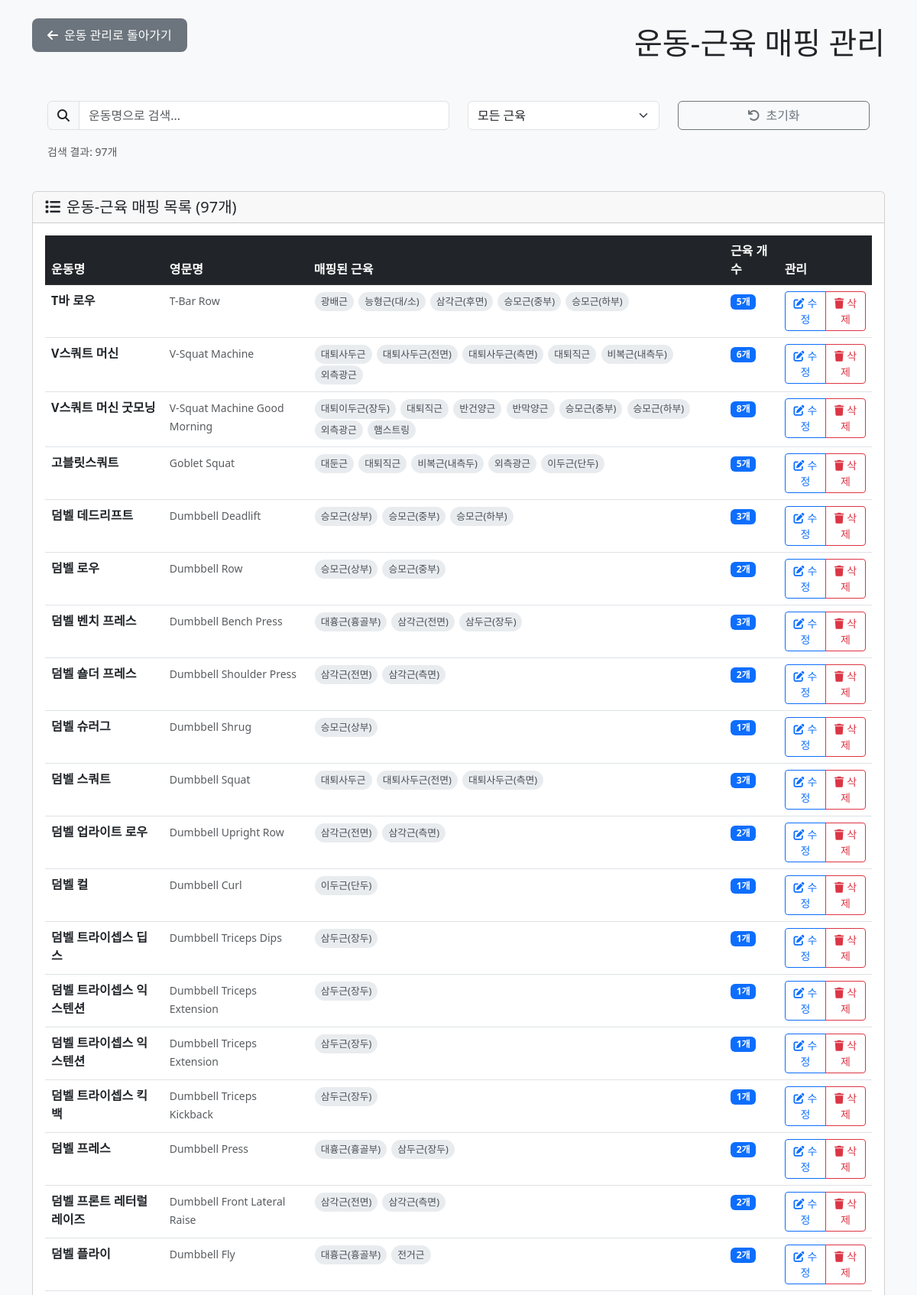
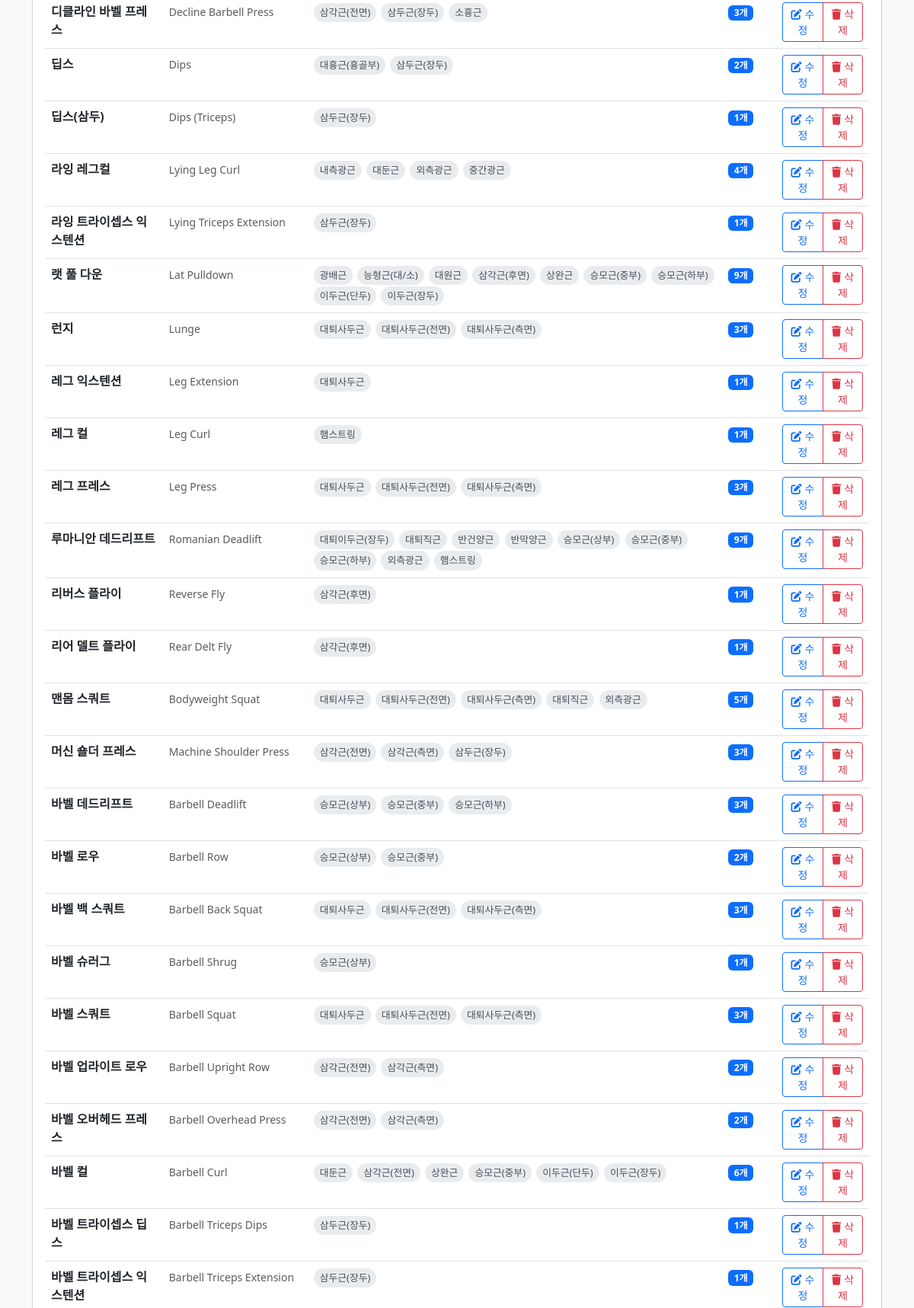
Screenshot of /admin/exercise_muscle_mapping.php (signed in, upper part) with the database file from the repository (2 pictures, top to bottom).
### tables this page shows
CREATE TABLE IF NOT EXISTS `m_exercise` (
  `ex_id` int(11) NOT NULL AUTO_INCREMENT,
  `name_kr` varchar(120) NOT NULL,
  `name_en` varchar(160) DEFAULT NULL,
  `equipment` varchar(60) DEFAULT NULL COMMENT 'Barbell/Dumbbell/Machine/Bodyweight',
  `equipment_kr` varchar(50) DEFAULT NULL COMMENT '장비명 (한글)',
  `angle` varchar(40) DEFAULT NULL COMMENT 'Flat/Incline/Decline 등',
  `angle_kr` varchar(50) DEFAULT NULL COMMENT '각도명 (한글)',
  `movement` varchar(40) DEFAULT NULL COMMENT 'Press/Pull/Extension/Curl 등',
  `movement_kr` varchar(50) DEFAULT NULL COMMENT '동작명 (한글)',
  `note` varchar(255) DEFAULT NULL,
  PRIMARY KEY (`ex_id`)
);

### admin/exercise_muscle_mapping.php (the view, shortened to what this page needs)
<?php
$pdo = getDB();
$exercises = [];
try {
    $stmt = $pdo->query("
        SELECT e.*,
               COUNT(em.muscle_code) as muscle_count,
               GROUP_CONCAT(DISTINCT m.name_kr ORDER BY m.name_kr SEPARATOR ', ') as muscle_names
        FROM m_exercise e
        LEFT JOIN m_exercise_muscle_target em ON e.ex_id = em.ex_id
        LEFT JOIN m_muscle m ON em.muscle_code = m.muscle_code
        GROUP BY e.ex_id
        ORDER BY e.name_kr
    ");
    $exercises = $stmt->fetchAll();
} catch (Exception $e) {
    $error = "운동 목록을 가져오는 중 오류가 발생했습니다: " . $e->getMessage();
}
?>
<!DOCTYPE html>
<html lang="ko">
<head>
    <link href="https://cdn.jsdelivr.net/npm/bootstrap@5.3.0/dist/css/bootstrap.min.css" rel="stylesheet">
    <link rel="stylesheet" href="https://cdnjs.cloudflare.com/ajax/libs/font-awesome/6.4.0/css/all.min.css">
</head>
<body class="bg-light">
    <div class="container mt-4">
        <div class="d-flex justify-content-between align-items-center mb-4">
            <a href="exercise_management.php" class="back-btn">
                <i class="fas fa-arrow-left me-2"></i>운동 관리로 돌아가기
            </a>
            <h1 class="mb-0">
                <i class="fas fa-muscle me-3"></i>운동-근육 매핑 관리
            </h1>
        </div>
        <div class="search-section">
            <div class="row">
                <div class="col-md-6">
                    <div class="input-group">
                        <span class="input-group-text"><i class="fas fa-search"></i></span>
                        <input type="text" class="form-control" id="searchInput" placeholder="운동명으로 검색...">
                    </div>
                </div>
                <div class="col-md-3">
                    <select class="form-select" id="muscleFilter">
                        <option value="">모든 근육</option>
                    </select>
                </div>
                <div class="col-md-3">
                    <button type="button" class="btn btn-outline-secondary w-100" onclick="resetFilters()">
                        <i class="fas fa-undo me-2"></i>초기화
                    </button>
                </div>
            </div>
            <div class="row mt-3">
                <div class="col-12">
                    <small class="text-muted">
                        검색 결과: <span id="resultCount"><?= count($exercises) ?></span>개
                    </small>
                </div>
            </div>
        </div>
        <div class="card">
            <div class="card-header">
                <h5 class="mb-0">
                    <i class="fas fa-list me-2"></i>운동-근육 매핑 목록 (<?= count($exercises) ?>개)
                </h5>
            </div>
            <div class="card-body">
                <div class="table-responsive">
                    <table class="table table-hover" id="exerciseTable">
                        <thead class="table-dark">
                            <tr>
                                <th>운동명</th>
                                <th>영문명</th>
                                <th>매핑된 근육</th>
                                <th>근육 개수</th>
                                <th>관리</th>
                            </tr>
                        </thead>
                        <tbody>
                            <?php foreach ($exercises as $exercise): ?>
                                <tr class="exercise-item"
                                    data-exercise-name="<?= htmlspecialchars($exercise['name_kr']) ?>"
                                    data-muscle-names="<?= htmlspecialchars($exercise['muscle_names'] ?? '') ?>">
                                    <td>
                                        <strong><?= htmlspecialchars($exercise['name_kr']) ?></strong>
                                    </td>
                                    <td>
                                        <small class="text-muted"><?= htmlspecialchars($exercise['name_en'] ?? '') ?></small>
                                    </td>
                                    <td>
                                        <?php if ($exercise['muscle_names']): ?>
                                            <div class="muscle-list">
                                                <?php
                                                $muscleArray = explode(', ', $exercise['muscle_names']);
                                                foreach ($muscleArray as $muscleName):
                                                ?>
                                                    <span class="muscle-badge"><?= htmlspecialchars(trim($muscleName)) ?></span>
                                                <?php endforeach; ?>
                                            </div>
                                        <?php else: ?>
                                            <span class="text-muted">매핑된 근육 없음</span>
                                        <?php endif; ?>
                                    </td>
                                    <td>
                                        <span class="badge bg-primary"><?= $exercise['muscle_count'] ?>개</span>
                                    </td>
                                    <td>
                                        <div class="btn-group" role="group">
                                            <button type="button" class="btn btn-sm btn-outline-primary"
                                                    onclick="editMapping(<?= $exercise['ex_id'] ?>, '<?= htmlspecialchars($exercise['name_kr']) ?>')">
                                                <i class="fas fa-edit me-1"></i>수정
                                            </button>
                                            <?php if ($exercise['muscle_count'] > 0): ?>
                                                <button type="button" class="btn btn-sm btn-outline-danger"
                                                        onclick="deleteMapping(<?= $exercise['ex_id'] ?>, '<?= htmlspecialchars($exercise['name_kr']) ?>')">
                                                    <i class="fas fa-trash me-1"></i>삭제
                                                </button>
                                            <?php endif; ?>
                                        </div>
                                    </td>
                                </tr>
                            <?php endforeach; ?>
                        </tbody>
                    </table>
                </div>
            </div>
        </div>
    </div>
</body>
</html>

### admin/exercise_muscle_mapping.php (style rules this page uses)
.muscle-badge { background: #e9ecef; color: #495057; padding: 3px 8px; border-radius: 15px; margin: 1px; display: inline-block; font-size: 0.8em; }
.back-btn { background: #6c757d; border: none; padding: 10px 20px; border-radius: 8px; color: white; text-decoration: none; display: inline-block; margin-bottom: 20px; }
.search-section { background: #f8f9fa; border-radius: 15px; padding: 20px; margin-bottom: 20px; }

### rows the page displays
m_exercise: name_kr "T바 로우", name_en "T-Bar Row", muscleName "광배근", muscleName "능형근(대/소)", muscleName "삼각근(후면)", muscleName "승모근(중부)", muscleName "승모근(하부)", muscle_count "5"
m_exercise: name_kr "V스쿼트 머신", name_en "V-Squat Machine", muscleName "대퇴사두근", muscleName "대퇴사두근(전면)", muscleName "대퇴사두근(측면)", muscleName "대퇴직근", muscleName "비복근(내측두)", muscleName "외측광근", muscle_count "6"
m_exercise: name_kr "V스쿼트 머신 굿모닝", name_en "V-Squat Machine Good Morning", muscleName "대퇴이두근(장두)", muscleName "대퇴직근", muscleName "반건양근", muscleName "반막양근", muscleName "승모근(중부)", muscleName "승모근(하부)", muscleName "외측광근", muscleName "햄스트링", muscle_count "8"
m_exercise: name_kr "고블릿스쿼트", name_en "Goblet Squat", muscleName "대둔근", muscleName "대퇴직근", muscleName "비복근(내측두)", muscleName "외측광근", muscleName "이두근(단두)", muscle_count "5"
m_exercise: name_kr "덤벨 데드리프트", name_en "Dumbbell Deadlift", muscleName "승모근(상부)", muscleName "승모근(중부)", muscleName "승모근(하부)", muscle_count "3"
m_exercise: name_kr "덤벨 로우", name_en "Dumbbell Row", muscleName "승모근(상부)", muscleName "승모근(중부)", muscle_count "2"
m_exercise: name_kr "덤벨 벤치 프레스", name_en "Dumbbell Bench Press", muscleName "대흉근(흉골부)", muscleName "삼각근(전면)", muscleName "삼두근(장두)", muscle_count "3"
m_exercise: name_kr "덤벨 숄더 프레스", name_en "Dumbbell Shoulder Press", muscleName "삼각근(전면)", muscleName "삼각근(측면)", muscle_count "2"
m_exercise: name_kr "덤벨 슈러그", name_en "Dumbbell Shrug", muscleName "승모근(상부)", muscle_count "1"
m_exercise: name_kr "덤벨 스쿼트", name_en "Dumbbell Squat", muscleName "대퇴사두근", muscleName "대퇴사두근(전면)", muscleName "대퇴사두근(측면)", muscle_count "3"
m_exercise: name_kr "덤벨 업라이트 로우", name_en "Dumbbell Upright Row", muscleName "삼각근(전면)", muscleName "삼각근(측면)", muscle_count "2"
m_exercise: name_kr "덤벨 컬", name_en "Dumbbell Curl", muscleName "이두근(단두)", muscle_count "1"
m_exercise: name_kr "덤벨 트라이셉스 딥스", name_en "Dumbbell Triceps Dips", muscleName "삼두근(장두)", muscle_count "1"
m_exercise: name_kr "덤벨 트라이셉스 익스텐션", name_en "Dumbbell Triceps Extension", muscleName "삼두근(장두)", muscle_count "1"
m_exercise: name_kr "덤벨 트라이셉스 익스텐션", name_en "Dumbbell Triceps Extension", muscleName "삼두근(장두)", muscle_count "1"
m_exercise: name_kr "덤벨 트라이셉스 킥백", name_en "Dumbbell Triceps Kickback", muscleName "삼두근(장두)", muscle_count "1"
m_exercise: name_kr "덤벨 프레스", name_en "Dumbbell Press", muscleName "대흉근(흉골부)", muscleName "삼두근(장두)", muscle_count "2"
m_exercise: name_kr "덤벨 프론트 레터럴 레이즈", name_en "Dumbbell Front Lateral Raise", muscleName "삼각근(전면)", muscleName "삼각근(측면)", muscle_count "2"
m_exercise: name_kr "덤벨 플라이", name_en "Dumbbell Fly", muscleName "대흉근(흉골부)", muscleName "전거근", muscle_count "2"
m_exercise: name_kr "디클라인 바벨 프레스", name_en "Decline Barbell Press", muscleName "삼각근(전면)", muscleName "삼두근(장두)", muscleName "소흉근", muscle_count "3"
m_exercise: name_kr "딥스", name_en "Dips", muscleName "대흉근(흉골부)", muscleName "삼두근(장두)", muscle_count "2"
m_exercise: name_kr "딥스(삼두)", name_en "Dips (Triceps)", muscleName "삼두근(장두)", muscle_count "1"
m_exercise: name_kr "라잉 레그컬", name_en "Lying Leg Curl", muscleName "내측광근", muscleName "대둔근", muscleName "외측광근", muscleName "중간광근", muscle_count "4"
m_exercise: name_kr "라잉 트라이셉스 익스텐션", name_en "Lying Triceps Extension", muscleName "삼두근(장두)", muscle_count "1"
m_exercise: name_kr "랫 풀 다운", name_en "Lat Pulldown", muscleName "광배근", muscleName "능형근(대/소)", muscleName "대원근", muscleName "삼각근(후면)", muscleName "상완근", muscleName "승모근(중부)", muscleName "승모근(하부)", muscleName "이두근(단두)", muscleName "이두근(장두)", muscle_count "9"
m_exercise: name_kr "런지", name_en "Lunge", muscleName "대퇴사두근", muscleName "대퇴사두근(전면)", muscleName "대퇴사두근(측면)", muscle_count "3"
m_exercise: name_kr "레그 익스텐션", name_en "Leg Extension", muscleName "대퇴사두근", muscle_count "1"
m_exercise: name_kr "레그 컬", name_en "Leg Curl", muscleName "햄스트링", muscle_count "1"
m_exercise: name_kr "레그 프레스", name_en "Leg Press", muscleName "대퇴사두근", muscleName "대퇴사두근(전면)", muscleName "대퇴사두근(측면)", muscle_count "3"
m_exercise: name_kr "루마니안 데드리프트", name_en "Romanian Deadlift", muscleName "대퇴이두근(장두)", muscleName "대퇴직근", muscleName "반건양근", muscleName "반막양근", muscleName "승모근(상부)", muscleName "승모근(중부)", muscleName "승모근(하부)", muscleName "외측광근", muscleName "햄스트링", muscle_count "9"
m_exercise: name_kr "리버스 플라이", name_en "Reverse Fly", muscleName "삼각근(후면)", muscle_count "1"
m_exercise: name_kr "리어 델트 플라이", name_en "Rear Delt Fly", muscleName "삼각근(후면)", muscle_count "1"
m_exercise: name_kr "맨몸 스쿼트", name_en "Bodyweight Squat", muscleName "대퇴사두근", muscleName "대퇴사두근(전면)", muscleName "대퇴사두근(측면)", muscleName "대퇴직근", muscleName "외측광근", muscle_count "5"
m_exercise: name_kr "머신 숄더 프레스", name_en "Machine Shoulder Press", muscleName "삼각근(전면)", muscleName "삼각근(측면)", muscleName "삼두근(장두)", muscle_count "3"
m_exercise: name_kr "바벨 데드리프트", name_en "Barbell Deadlift", muscleName "승모근(상부)", muscleName "승모근(중부)", muscleName "승모근(하부)", muscle_count "3"
m_exercise: name_kr "바벨 로우", name_en "Barbell Row", muscleName "승모근(상부)", muscleName "승모근(중부)", muscle_count "2"
m_exercise: name_kr "바벨 백 스쿼트", name_en "Barbell Back Squat", muscleName "대퇴사두근", muscleName "대퇴사두근(전면)", muscleName "대퇴사두근(측면)", muscle_count "3"
m_exercise: name_kr "바벨 슈러그", name_en "Barbell Shrug", muscleName "승모근(상부)", muscle_count "1"
m_exercise: name_kr "바벨 스쿼트", name_en "Barbell Squat", muscleName "대퇴사두근", muscleName "대퇴사두근(전면)", muscleName "대퇴사두근(측면)", muscle_count "3"
m_exercise: name_kr "바벨 업라이트 로우", name_en "Barbell Upright Row", muscleName "삼각근(전면)", muscleName "삼각근(측면)", muscle_count "2"
m_exercise: name_kr "바벨 오버헤드 프레스", name_en "Barbell Overhead Press", muscleName "삼각근(전면)", muscleName "삼각근(측면)", muscle_count "2"
m_exercise: name_kr "바벨 컬", name_en "Barbell Curl", muscleName "대둔근", muscleName "삼각근(전면)", muscleName "상완근", muscleName "승모근(중부)", muscleName "이두근(단두)", muscleName "이두근(장두)", muscle_count "6"
m_exercise: name_kr "바벨 트라이셉스 딥스", name_en "Barbell Triceps Dips", muscleName "삼두근(장두)", muscle_count "1"
m_exercise: name_kr "바벨 트라이셉스 익스텐션", name_en "Barbell Triceps Extension", muscleName "삼두근(장두)", muscle_count "1"

### other values shown
count($exercises) "97"
